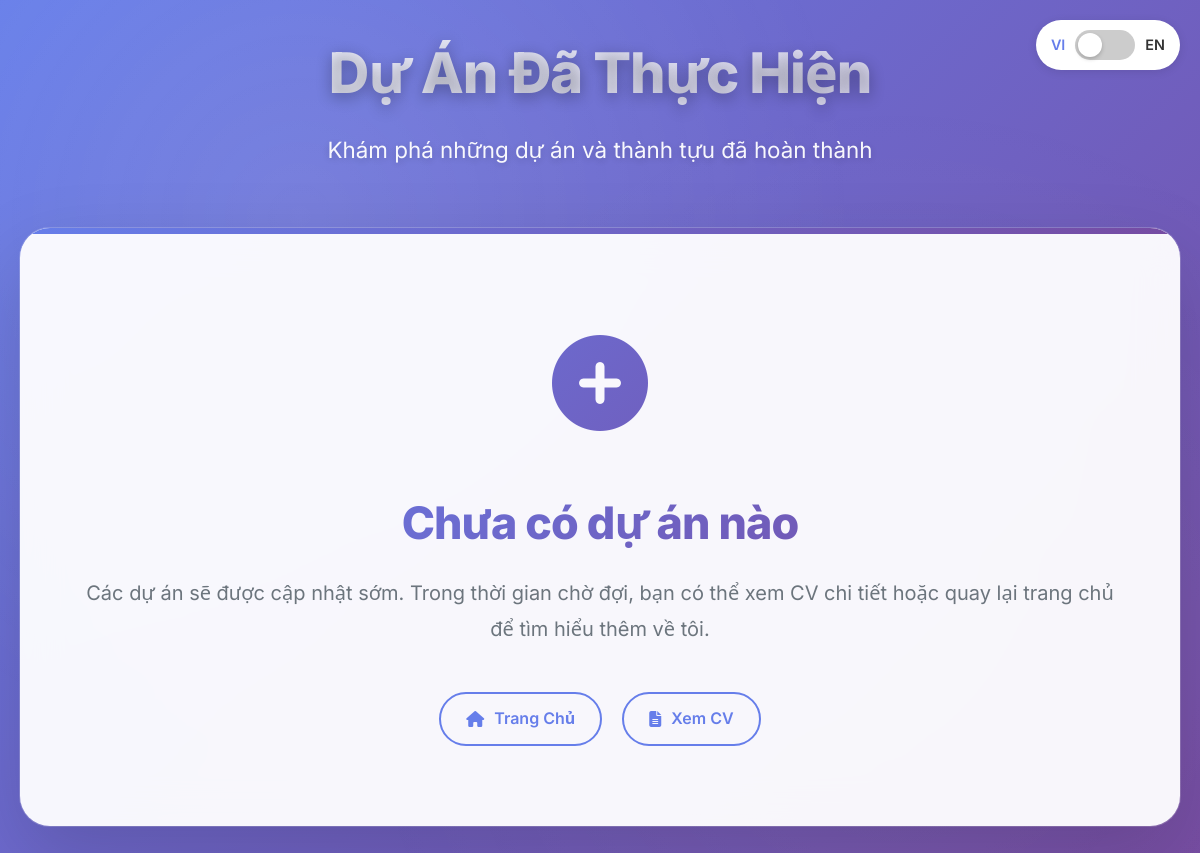
The page /projects/ on the database as committed earlier.
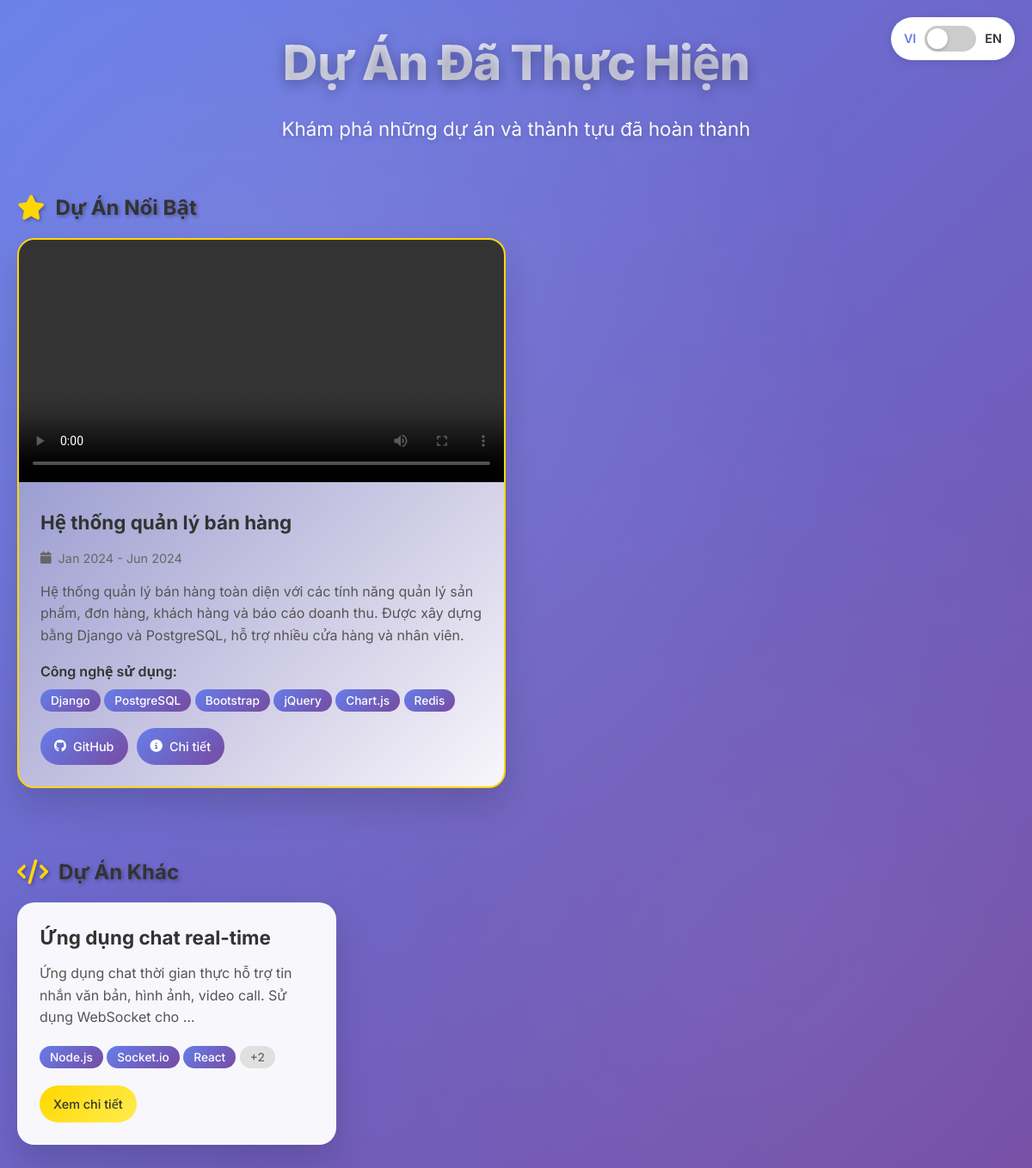
The same page on the database as committed later.
### portfolio/models.py (models this page shows, shortened)
class Project(models.Model):
    title = models.CharField(max_length=200, verbose_name="Project Title")
    title_en = models.CharField(max_length=200, blank=True, help_text="English project title")
    description = models.TextField(verbose_name="Project Description")
    description_en = models.TextField(blank=True, help_text="English project description")
    video = models.FileField(upload_to='project_videos/', blank=True, null=True,
                           help_text="Upload MP4 video file of the project")
    technologies = models.TextField(help_text="List technologies, frameworks, and libraries used (comma separated)")
    technologies_en = models.TextField(blank=True, help_text="English technologies list")
    github_url = models.URLField(blank=True, verbose_name="GitHub Repository")
    live_demo_url = models.URLField(blank=True, verbose_name="Live Demo URL")
    thumbnail = models.ImageField(upload_to='project_thumbnails/', blank=True, null=True,
                                help_text="Project thumbnail image")
    start_date = models.DateField(verbose_name="Project Start Date")
    end_date = models.DateField(blank=True, null=True, verbose_name="Project End Date")
    is_ongoing = models.BooleanField(default=False, verbose_name="Is this project ongoing?")
    is_featured = models.BooleanField(default=False, help_text="Show this project prominently")
    order = models.IntegerField(default=0, help_text="Display order (lower numbers appear first)")
    created_at = models.DateTimeField(auto_now_add=True)
    updated_at = models.DateTimeField(auto_now=True)
    class Meta:
        ordering = ['-is_featured', 'order', '-start_date']
        verbose_name = "Project"
        verbose_name_plural = "Projects"
    @property
    def technology_list(self):
        return [tech.strip() for tech in self.technologies.split(',') if tech.strip()]
    @property
    def technology_list_en(self):
        if self.technologies_en:
            return [tech.strip() for tech in self.technologies_en.split(',') if tech.strip()]
        return self.technology_list

### portfolio/views.py (the view)
# urls.py: path('projects/', views.projects_view, name='projects'),
def projects_view(request):
    projects = Project.objects.all()
    featured_projects = projects.filter(is_featured=True)
    regular_projects = projects.filter(is_featured=False)
    context = {
        'projects': projects,
        'featured_projects': featured_projects,
        'regular_projects': regular_projects,
        'page_title': 'Dự án đã thực hiện',
        'page_title_en': 'Completed Projects',
    }
    return render(request, 'portfolio/projects.html', context)

### portfolio/templates/portfolio/projects.html (shortened to what this page needs)
{% load static %}
<!DOCTYPE html>
<html lang="en">
<head>
    <link href="https://cdn.jsdelivr.net/npm/bootstrap@5.3.0/dist/css/bootstrap.min.css" rel="stylesheet">
    <link rel="stylesheet" href="https://cdnjs.cloudflare.com/ajax/libs/font-awesome/6.4.0/css/all.min.css">
    <link rel="stylesheet" href="{% static 'portfolio/css/projects.css' %}">
</head>
<body>
    <div class="language-toggle">
        <span class="lang-label active" id="vi-label">VI</span>
        <div class="toggle-switch" id="langToggle">
            <div class="toggle-slider"></div>
        </div>
        <span class="lang-label" id="en-label">EN</span>
    </div>
    <div class="main-container">
        <div class="header-section">
            <h1 class="header-title">
                <span class="lang-vi">Dự Án Đã Thực Hiện</span>
            </h1>
            <p class="header-subtitle">
                <span class="lang-vi">Khám phá những dự án và thành tựu đã hoàn thành</span>
            </p>
        </div>
        <div class="projects-container">
            {% if projects %}
                {% if featured_projects %}
                <div class="featured-section">
                    <h2 class="section-title">
                        <i class="fas fa-star"></i>
                        <span class="lang-vi">Dự Án Nổi Bật</span>
                    </h2>
                    <div class="row">
                        {% for project in featured_projects %}
                        <div class="col-lg-6 mb-4">
                            <div class="project-card featured-card">
                                {% if project.video %}
                                <div class="project-video">
                                    <video controls preload="metadata" class="w-100">
                                        <source src="{{ project.video.url }}" type="video/mp4">
                                    </video>
                                </div>
                                {% elif project.thumbnail %}
                                <div class="project-thumbnail">
                                    <img src="{{ project.thumbnail.url }}" alt="{{ project.title }}" class="w-100">
                                </div>
                                {% endif %}
                                <div class="project-content">
                                    <h3 class="project-title">
                                        <span class="lang-vi">{{ project.title }}</span>
                                    </h3>
                                    <div class="project-meta">
                                        <span class="project-date">
                                            <i class="fas fa-calendar"></i>
                                            {{ project.start_date|date:"M Y" }} -
                                            {% if project.is_ongoing %}
                                                <span class="lang-vi">Hiện tại</span>
                                                <span class="lang-en">Present</span>
                                            {% else %}
                                                {{ project.end_date|date:"M Y" }}
                                            {% endif %}
                                        </span>
                                    </div>
                                    <div class="project-description">
                                        <div class="lang-vi">{{ project.description|linebreaks }}</div>
                                    </div>
                                    <div class="technologies">
                                        <h5>
                                            <span class="lang-vi">Công nghệ sử dụng:</span>
                                        </h5>
                                        <div class="tech-tags">
                                            <div class="lang-vi">
                                                {% for tech in project.technology_list %}
                                                    <span class="tech-tag">{{ tech }}</span>
                                                {% endfor %}
                                            </div>
                                        </div>
                                    </div>
                                    <div class="project-links">
                                        {% if project.github_url %}
                                        <a href="{{ project.github_url }}" target="_blank" class="project-link">
                                            <i class="fab fa-github"></i>
                                            <span>GitHub</span>
                                        </a>
                                        {% endif %}
                                        <a href="{% url 'portfolio:project_detail' project.id %}" class="project-link">
                                            <i class="fas fa-info-circle"></i>
                                            <span class="lang-vi">Chi tiết</span>
                                        </a>
                                    </div>
                                </div>
                            </div>
                        </div>
                        {% endfor %}
                    </div>
                </div>
                {% endif %}
                {% if regular_projects %}
                <div class="regular-section">
                    <h2 class="section-title">
                        <i class="fas fa-code"></i>
                        <span class="lang-vi">Dự Án Khác</span>
                    </h2>
                    <div class="row">
                        {% for project in regular_projects %}
                        <div class="col-lg-4 col-md-6 mb-4">
                            <div class="project-card">
                                <div class="project-content">
                                    <h4 class="project-title">
                                        <span class="lang-vi">{{ project.title }}</span>
                                    </h4>
                                    <div class="project-description">
                                        <div class="lang-vi">{{ project.description|truncatewords:20 }}</div>
                                    </div>
                                    <div class="technologies">
                                        <div class="tech-tags">
                                            <div class="lang-vi">
                                                {% for tech in project.technology_list|slice:":3" %}
                                                    <span class="tech-tag">{{ tech }}</span>
                                                {% endfor %}
                                                {% if project.technology_list|length > 3 %}
                                                    <span class="tech-more">+{{ project.technology_list|length|add:"-3" }}</span>
                                                {% endif %}
                                            </div>
                                        </div>
                                    </div>
                                    <div class="project-links">
                                        <a href="{% url 'portfolio:project_detail' project.id %}" class="project-link primary">
                                            <span class="lang-vi">Xem chi tiết</span>
                                        </a>
                                    </div>
                                </div>
                            </div>
                        </div>
                        {% endfor %}
                    </div>
                </div>
                {% endif %}
            {% else %}
            <div class="coming-soon-card">
                <div class="coming-soon-icon">
                    <i class="fas fa-plus-circle"></i>
                </div>
                <h2 class="coming-soon-title">
                    <span class="lang-vi">Chưa có dự án nào</span>
                </h2>
                <p class="coming-soon-description">
                    <span class="lang-vi">
                        Các dự án sẽ được cập nhật sớm. Trong thời gian chờ đợi, bạn có thể xem CV chi tiết
                        hoặc quay lại trang chủ để tìm hiểu thêm về tôi.
                    </span>
                </p>
                <div class="navigation-links">
                    <a href="{% url 'portfolio:home' %}" class="nav-btn">
                        <i class="fas fa-home"></i>
                        <span class="lang-vi">Trang Chủ</span>
                    </a>
                    <a href="{% url 'portfolio:cv' %}" class="nav-btn">
                        <i class="fas fa-file-alt"></i>
                        <span class="lang-vi">Xem CV</span>
                    </a>
                </div>
            </div>
            {% endif %}
        </div>
    </div>
</body>
</html>

### portfolio/static/portfolio/css/projects.css (style rules this page uses)
body { font-family: 'Inter', 'Segoe UI', Tahoma, Geneva, Verdana, sans-serif; line-height: 1.6; color: #333; background: linear-gradient(135deg, #667eea 0%, #764ba2 100%); min-height: 100vh; overflow-x: hidden; }
body::before { content: ''; position: fixed; top: 0; left: 0; width: 100%; height: 100%; background: radial-gradient(circle at 25% 25%, rgba(255,255,255,0.1) 0%, transparent 50%), radial-gradient(circle at 75% 75%, rgba(255,255,255,0.05) 0%, transparent 50%); z-index: -1; animation: backgroundMove 20s ease-in-out infinite; }
.main-container { padding: 40px 20px; min-height: 100vh; animation: fadeIn 1s ease-out; }
.header-section { text-align: center; margin-bottom: 60px; color: white; animation: slideInFromTop 1s ease-out; }
.header-title { font-size: 3.5rem; font-weight: 800; margin-bottom: 25px; text-shadow: 0 4px 15px rgba(0,0,0,0.3); background: linear-gradient(135deg, rgba(255,255,255,0.9), rgba(255,255,255,0.7)); -webkit-background-clip: text; -webkit-text-fill-color: transparent; background-clip: text; letter-spacing: -0.02em; }
.header-subtitle { font-size: 1.4rem; opacity: 0.95; margin-bottom: 40px; font-weight: 400; text-shadow: 0 2px 8px rgba(0,0,0,0.2); }
.projects-container { max-width: 1200px; margin: 0 auto; }
.language-toggle { position: fixed; top: 20px; right: 20px; z-index: 1000; background: white; padding: 10px 15px; border-radius: 25px; box-shadow: 0 2px 10px rgba(0,0,0,0.1); display: flex; align-items: center; gap: 10px; }
.toggle-switch { position: relative; width: 60px; height: 30px; background: #ccc; border-radius: 15px; cursor: pointer; transition: all 0.3s ease; }
.toggle-slider { position: absolute; top: 3px; left: 3px; width: 24px; height: 24px; background: white; border-radius: 50%; transition: all 0.3s ease; box-shadow: 0 2px 4px rgba(0,0,0,0.2); }
.lang-label { font-weight: 600; font-size: 0.9em; }
.lang-label.active { color: #667eea; }
.lang-vi { display: block !important; }
.featured-section, .regular-section { margin-bottom: 60px; }
.section-title { color: white; font-size: 2rem; font-weight: 700; margin-bottom: 30px; display: flex; align-items: center; gap: 15px; text-shadow: 2px 2px 4px rgba(0,0,0,0.3); }
.section-title i { color: #ffd700; font-size: 1.8rem; }
.project-card { background: rgba(255, 255, 255, 0.95); border-radius: 20px; overflow: hidden; box-shadow: 0 20px 40px rgba(0,0,0,0.15); transition: all 0.4s cubic-bezier(0.4, 0, 0.2, 1); backdrop-filter: blur(10px); border: 1px solid rgba(255,255,255,0.2); animation: projectCardFloat 6s ease-in-out infinite; }
.featured-card { border: 2px solid #ffd700; background: linear-gradient(135deg, rgba(255,215,0,0.1) 0%, rgba(255,255,255,0.95) 100%); }
.project-video, .project-thumbnail { position: relative; overflow: hidden; }
.project-video video, .project-thumbnail img { border-radius: 0; transition: all 0.3s ease; }
.project-content { padding: 25px; }
.project-title { font-size: 1.4rem; font-weight: 700; color: #333; margin-bottom: 15px; line-height: 1.3; }
.project-meta { margin-bottom: 15px; }
.project-date { color: #666; font-size: 0.9rem; display: flex; align-items: center; gap: 8px; }
.project-description { color: #555; margin-bottom: 20px; line-height: 1.6; }
.technologies h5 { font-size: 1rem; font-weight: 600; color: #333; margin-bottom: 10px; }
.tech-tags { display: flex; flex-wrap: wrap; gap: 8px; margin-bottom: 20px; }
.tech-tag { background: linear-gradient(135deg, #667eea, #764ba2); color: white; padding: 5px 12px; border-radius: 20px; font-size: 0.85rem; font-weight: 500; transition: all 0.3s ease; }
.tech-more { background: #e0e0e0; color: #666; padding: 5px 12px; border-radius: 20px; font-size: 0.85rem; font-weight: 500; }
.project-links { display: flex; gap: 10px; flex-wrap: wrap; }
.project-link { display: inline-flex; align-items: center; gap: 8px; padding: 10px 16px; background: linear-gradient(135deg, #667eea, #764ba2); color: white; text-decoration: none; border-radius: 25px; font-weight: 500; font-size: 0.9rem; transition: all 0.3s ease; }
.project-link.primary { background: linear-gradient(135deg, #ffd700, #ffed4e); color: #333; }
.section-title { color: #333; font-size: 1.5rem; font-weight: 700; margin-bottom: 20px; display: flex; align-items: center; gap: 12px; }

Rows that differ between the two databases and show on the page:
added Project: title "Hệ thống quản lý bán hàng", start_date "Jan 2024", end_date "Jun 2024", description "Hệ thống quản lý bán hàng toàn diện với các tính năng quản lý sản phẩm, đơn hàng, khách hàng và báo cáo doanh thu. Được xây dựng bằng Django và PostgreSQL, hỗ trợ nhiều cửa hàng và nhân viên.", technology_list "Django" "PostgreSQL" "Bootstrap" "jQuery" "Chart.js" "Redis", shown under "Dự Án Nổi Bật"
added Project: title "Ứng dụng chat real-time", description "Ứng dụng chat thời gian thực hỗ trợ tin nhắn văn bản, hình ảnh, video call. Sử dụng WebSocket cho …", technology_list "Node.js" "Socket.io" "React", technology_list|length "2", shown under "Dự Án Khác"
Other text that changed with them:
text no longer shown: "Chưa có dự án nào Các dự án sẽ được cập nhật sớm. Trong thời gian chờ đợi, bạn có thể xem CV chi tiết hoặc quay lại trang chủ để tìm hiểu thêm về tôi. Trang Chủ Xem CV"
text now shown: "Dự Án Nổi Bật Dự Án Khác"
